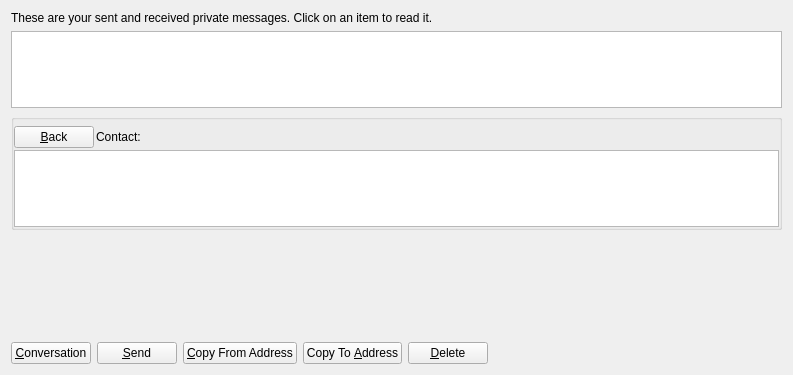
<?xml version="1.0" encoding="UTF-8"?>
<ui version="4.0">
 <class>MessagePage</class>
 <widget class="QWidget" name="MessagePage">
  <property name="geometry">
   <rect>
    <x>0</x>
    <y>0</y>
    <width>793</width>
    <height>375</height>
   </rect>
  </property>
  <property name="windowTitle">
   <string>Address Book</string>
  </property>
  <layout class="QVBoxLayout" name="verticalLayout_2">
   <item>
    <widget class="QLabel" name="labelExplanation">
     <property name="text">
      <string>These are your sent and received private messages. Click on an item to read it.</string>
     </property>
     <property name="textFormat">
      <enum>Qt::PlainText</enum>
     </property>
     <property name="wordWrap">
      <bool>true</bool>
     </property>
    </widget>
   </item>
   <item>
    <widget class="QTableView" name="tableView">
     <property name="contextMenuPolicy">
      <enum>Qt::CustomContextMenu</enum>
     </property>
     <property name="toolTip">
      <string>Click on a message to view it</string>
     </property>
     <property name="tabKeyNavigation">
      <bool>false</bool>
     </property>
     <property name="alternatingRowColors">
      <bool>true</bool>
     </property>
     <property name="selectionMode">
      <enum>QAbstractItemView::SingleSelection</enum>
     </property>
     <property name="selectionBehavior">
      <enum>QAbstractItemView::SelectRows</enum>
     </property>
     <property name="sortingEnabled">
      <bool>true</bool>
     </property>
     <attribute name="verticalHeaderVisible">
      <bool>false</bool>
     </attribute>
    </widget>
   </item>
   <item>
    <layout class="QVBoxLayout" name="verticalLayout">
     <item>
      <widget class="QGroupBox" name="messageDetails">
       <property name="title">
        <string/>
       </property>
       <layout class="QVBoxLayout" name="verticalLayout_4">
        <property name="spacing">
         <number>2</number>
        </property>
        <property name="leftMargin">
         <number>0</number>
        </property>
        <property name="topMargin">
         <number>6</number>
        </property>
        <property name="rightMargin">
         <number>0</number>
        </property>
        <property name="bottomMargin">
         <number>0</number>
        </property>
        <item>
         <layout class="QHBoxLayout" name="horizontalLayout_3">
          <item>
           <widget class="QPushButton" name="backButton">
            <property name="text">
             <string>&amp;Back</string>
            </property>
            <property name="icon">
             <iconset resource="../bitcoin.qrc">
              <normaloff>:/icons/quit</normaloff>:/icons/quit</iconset>
            </property>
           </widget>
          </item>
          <item>
           <widget class="QLabel" name="labelContact">
            <property name="text">
             <string>Contact:</string>
            </property>
           </widget>
          </item>
          <item>
           <widget class="QLabel" name="contactLabel">
            <property name="text">
             <string/>
            </property>
           </widget>
          </item>
          <item>
           <spacer name="horizontalSpacer_3">
            <property name="orientation">
             <enum>Qt::Horizontal</enum>
            </property>
            <property name="sizeHint" stdset="0">
             <size>
              <width>40</width>
              <height>20</height>
             </size>
            </property>
           </spacer>
          </item>
         </layout>
        </item>
        <item>
         <widget class="QListView" name="listConversation">
          <property name="styleSheet">
           <string notr="true">QListView {
selection-background-color: rgb(234, 255, 249);
}</string>
          </property>
         </widget>
        </item>
        <item>
         <layout class="QVBoxLayout" name="verticalLayout_3"/>
        </item>
       </layout>
      </widget>
     </item>
     <item>
      <widget class="MRichTextEdit" name="messageEdit" native="true">
       <property name="minimumSize">
        <size>
         <width>0</width>
         <height>100</height>
        </size>
       </property>
      </widget>
     </item>
     <item>
      <layout class="QHBoxLayout" name="horizontalLayout">
       <item>
        <widget class="QPushButton" name="newButton">
         <property name="text">
          <string>&amp;Conversation</string>
         </property>
         <property name="icon">
          <iconset resource="../bitcoin.qrc">
           <normaloff>:/icons/add</normaloff>:/icons/add</iconset>
         </property>
        </widget>
       </item>
       <item>
        <widget class="QPushButton" name="sendButton">
         <property name="toolTip">
          <string>Sign a message to prove you own a SpaceCoin address</string>
         </property>
         <property name="text">
          <string>&amp;Send</string>
         </property>
         <property name="icon">
          <iconset resource="../bitcoin.qrc">
           <normaloff>:/icons/send</normaloff>:/icons/send</iconset>
         </property>
        </widget>
       </item>
       <item>
        <widget class="QPushButton" name="copyFromAddressButton">
         <property name="toolTip">
          <string>Copy the currently selected address to the system clipboard</string>
         </property>
         <property name="text">
          <string>&amp;Copy From Address</string>
         </property>
         <property name="icon">
          <iconset resource="../bitcoin.qrc">
           <normaloff>:/icons/editcopy</normaloff>:/icons/editcopy</iconset>
         </property>
        </widget>
       </item>
       <item>
        <widget class="QPushButton" name="copyToAddressButton">
         <property name="toolTip">
          <string>Copy the currently selected address to the system clipboard</string>
         </property>
         <property name="text">
          <string>Copy To &amp;Address</string>
         </property>
         <property name="icon">
          <iconset resource="../bitcoin.qrc">
           <normaloff>:/icons/editcopy</normaloff>:/icons/editcopy</iconset>
         </property>
        </widget>
       </item>
       <item>
        <widget class="QPushButton" name="deleteButton">
         <property name="toolTip">
          <string>Delete the currently selected address from the list</string>
         </property>
         <property name="text">
          <string>&amp;Delete</string>
         </property>
         <property name="icon">
          <iconset resource="../bitcoin.qrc">
           <normaloff>:/icons/remove</normaloff>:/icons/remove</iconset>
         </property>
        </widget>
       </item>
       <item>
        <spacer name="horizontalSpacer">
         <property name="orientation">
          <enum>Qt::Horizontal</enum>
         </property>
         <property name="sizeHint" stdset="0">
          <size>
           <width>40</width>
           <height>20</height>
          </size>
         </property>
        </spacer>
       </item>
      </layout>
     </item>
    </layout>
   </item>
  </layout>
 </widget>
 <customwidgets>
  <customwidget>
   <class>MRichTextEdit</class>
   <extends>QWidget</extends>
   <header>mrichtextedit.h</header>
   <container>1</container>
  </customwidget>
 </customwidgets>
 <resources>
  <include location="../bitcoin.qrc"/>
 </resources>
 <connections/>
</ui>
